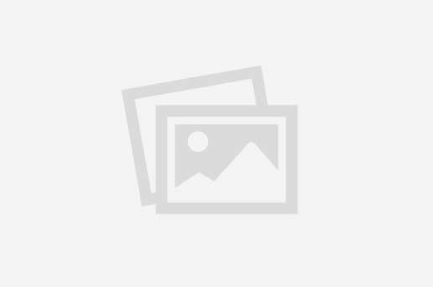
#> input picture ui/components/image_text_editor/frontend/build/img.jpeg, 433 x 287 px
$ python -i utils.py   (imports and definitions only)
#> lines starting #> are read from the running program, lines starting #| are printed output that depends on the picture; after the words box and inside, x2 and y2 are one past the last pixel; in counts of white or black regions, pixels touching at a corner belong together
#> further down, picture is the input picture: shape (287, 433, 3); min 212, max 250, mean 241.4
import os
from queue import Queue
from typing import List, Tuple, Union
from datetime import datetime

import cv2
import numpy as np
from PIL import Image, ImageFile

STREAMLIT_HISTORY_KEY = "view_history_steps"


# [13 lines left out: function show_image, not called in this run]


def find_singular_points(image: np.array, point_threshold: float = 0.1) -> np.array:
    """Returns numpy array dtype: bool with singular points"""
#> called with point_threshold = 0.1
    _img = cv2.cvtColor(image, cv2.COLOR_RGB2GRAY)
    _img = np.float32(_img)
    dest = cv2.cornerHarris(_img, 2, 5, 0.07)
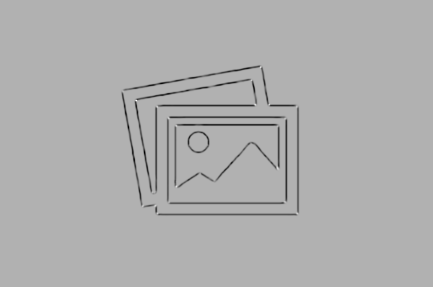
#> dest: shape (287, 433) float32; min -2412764, max 1049445.1, mean -37442.2; drawn with min black and max white
    dest = cv2.dilate(dest, None)
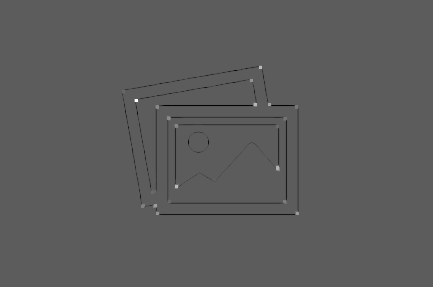
#> dest: shape (287, 433) float32; min -594971.6, max 1049445.1, mean -3421.5; drawn with min black and max white
    points = dest > point_threshold * dest.max()
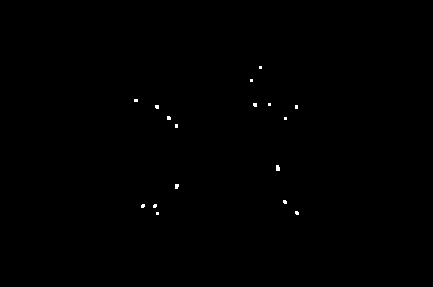
#> points: shape (287, 433) bool; 0.18% white; 17 white regions (16 under 20 px), largest, box (x1, y1, x2, y2) and area: (276, 165, 280, 171) 22
    return points


# [88 lines left out: functions get_points_density, combining_mask_boxes, read_image, bbox_w_h_to_x_max_y_max, convert_image_format, clear_queue and 1 more, not called in this run]

>>> import cv2
>>> picture = cv2.cvtColor(cv2.imread('ui/components/image_text_editor/frontend/build/img.jpeg'), cv2.COLOR_BGR2RGB)
>>> result = find_singular_points(picture)
